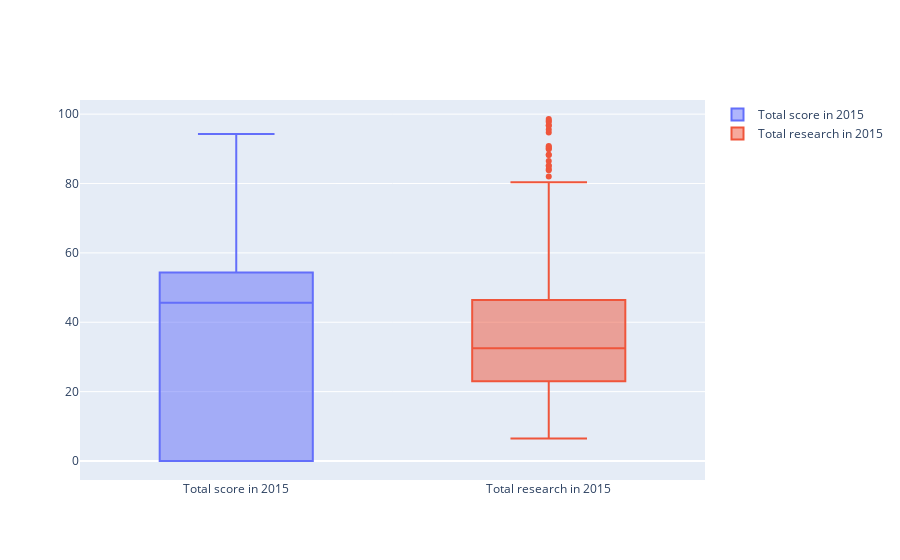

Here is the notebook cell this chart was saved with:
### Code cell
trace0 = go.Box(y = x2015['total_score'],
                name = 'Total score in 2015')

trace1 = go.Box(y = x2015['research'],
                name = 'Total research in 2015')


data = [trace0, trace1]
iplot(data)

### Figure 1 — Plotly figure (JSON) as saved in the notebook; plotly's stock layout.template omitted (floating-point values rounded to 4 significant figures; data arrays with more than 128 entries replaced by an {"elided": "..."} marker saying what was removed)
{"data": [{"name": "Total score in 2015", "type": "box", "y": {"elided": "401 float values"}}, {"name": "Total research in 2015", "type": "box", "y": {"elided": "401 float values"}}], "layout": {}}
